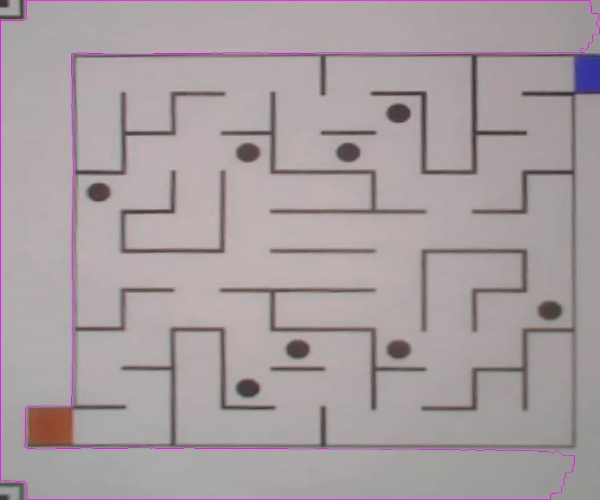
#> input picture cropimg.jpg, 600 x 500 px; its folder holds only this picture in this run
$ python -i FindAllWays.py   (imports and definitions only)
#> lines starting #> are read from the running program, lines starting #| are printed output that depends on the picture; after the words box and inside, x2 and y2 are one past the last pixel; in counts of white or black regions, pixels touching at a corner belong together
#> further down, picture is the input picture: shape (500, 600, 3); mean B, G, R 160.3, 157.8, 167.7
#-*-coding:utf-8-*-
# Function: Find Ways algorithm
#? 寻路算法实现模组
#TODO Version 0.1.20230714
#! 依赖项目：numpy | OpenCV
#! 被引用：main.py
import cv2
import numpy as np


# [12 lines left out: function reshape_image_find, not called in this run]


def ToBinray(image): #* 转二进制图像
    global imgray, binary
    # 1、灰度图
    imgray = cv2.cvtColor(image, cv2.COLOR_BGR2GRAY)
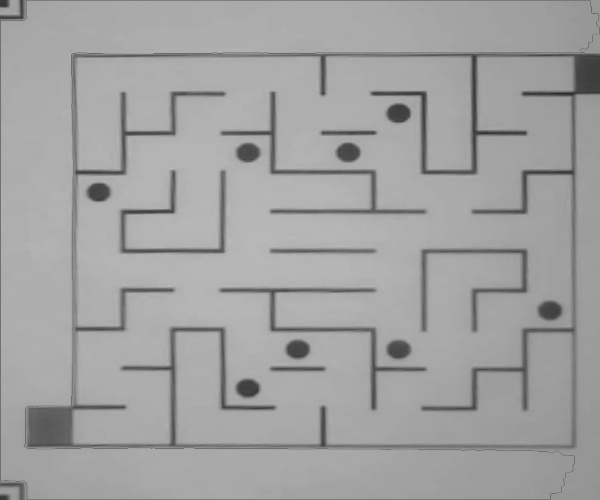
#> imgray: shape (500, 600); min 41, max 185, mean 161.1
    # 2、二进制图像
    # ret, binary = cv2.threshold(imgray, 127, 255, 0)
    blur = cv2.GaussianBlur(imgray, (5, 5), 0)
    ret, binary = cv2.threshold(blur, 0, 255, cv2.THRESH_BINARY + cv2.THRESH_OTSU)
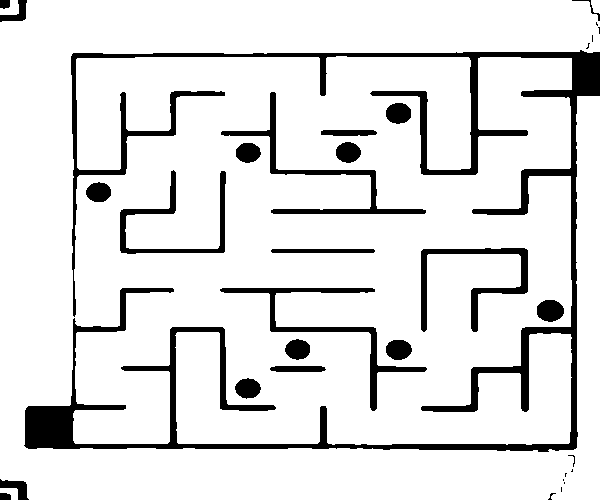
#> binary: shape (500, 600); 88.6% white; 32 black regions (11 under 20 px), largest, box (x1, y1, x2, y2) and area: (24, 50, 600, 452) 21214, (220, 288, 427, 411) 2224, (221, 92, 426, 214) 2150
#> ret = 139
    return ret, binary


# [116 lines left out: functions FindMaxOne, FindSecondOne, GetGontours, BoundingRect, pic, findcircles and 1 more, not called in this run]

>>> import cv2
>>> picture = cv2.imread('cropimg.jpg')
>>> result = ToBinray(picture)

$ run again, on redtrue.jpg
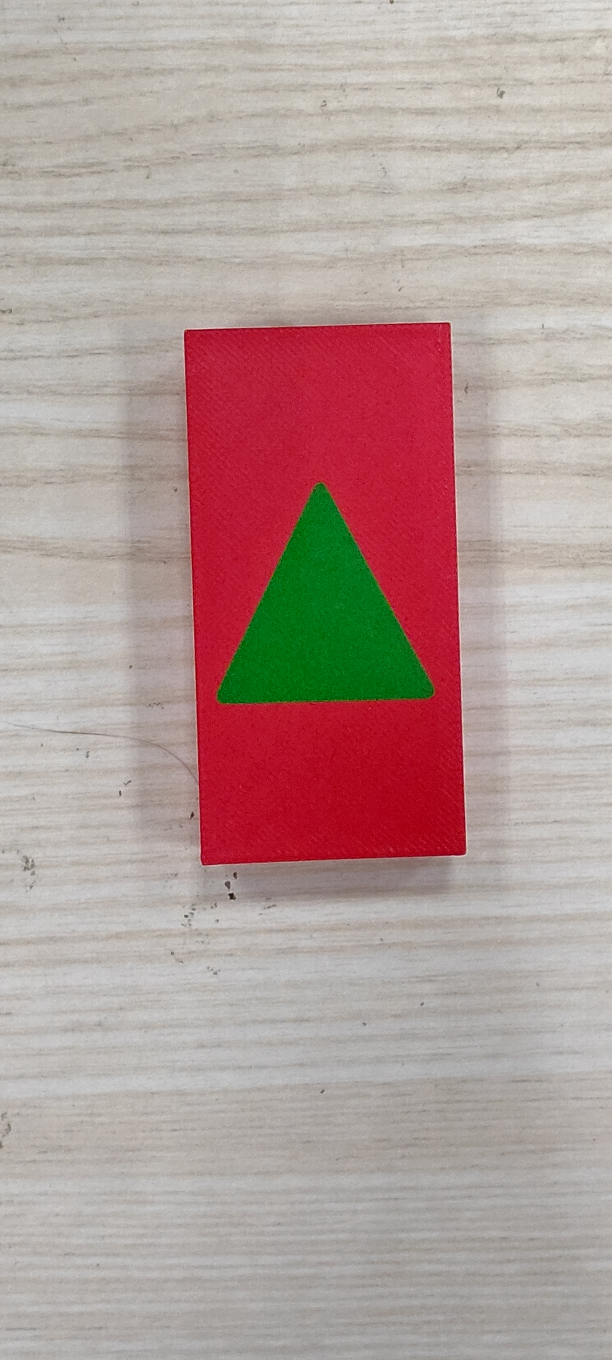
#> input picture redtrue.jpg, 1836 x 4080 px (shown at 1/3 size)
#> picture is the input picture: shape (4080, 1836, 3); mean B, G, R 151.5, 154.8, 178.3
#> in ToBinray, `imgray = cv2.cvtColor(image, cv2.COLOR_BGR2GRAY)`:
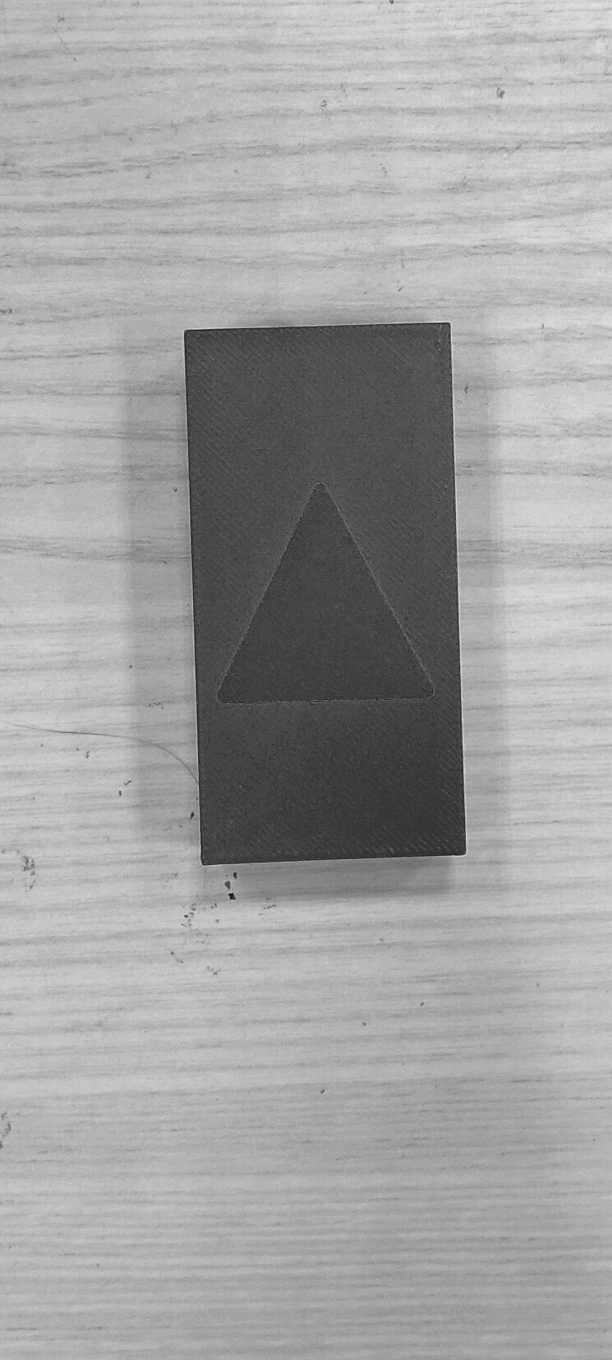
#> imgray: shape (4080, 1836) (shown at 1/3 size); min 8, max 230, mean 161.4
#> in ToBinray, `ret, binary = cv2.threshold(blur, 0, 255, cv2.THRESH_BINARY + cv2.THRE..`:
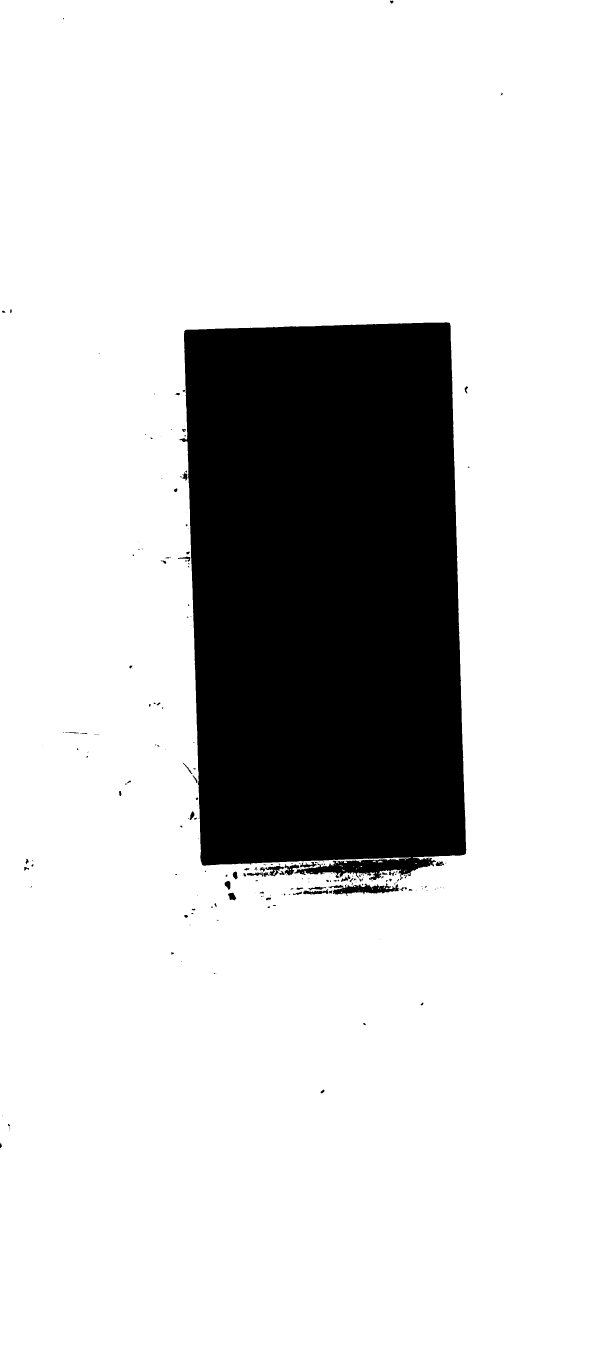
#> binary: shape (4080, 1836) (shown at 1/3 size); 82.6% white; 217 black regions (132 under 20 px), largest, box (x1, y1, x2, y2) and area: (538, 967, 1399, 2640) 1290942, (985, 2650, 1196, 2688) 3765, (796, 2597, 852, 2629) 739
#> ret = 126
